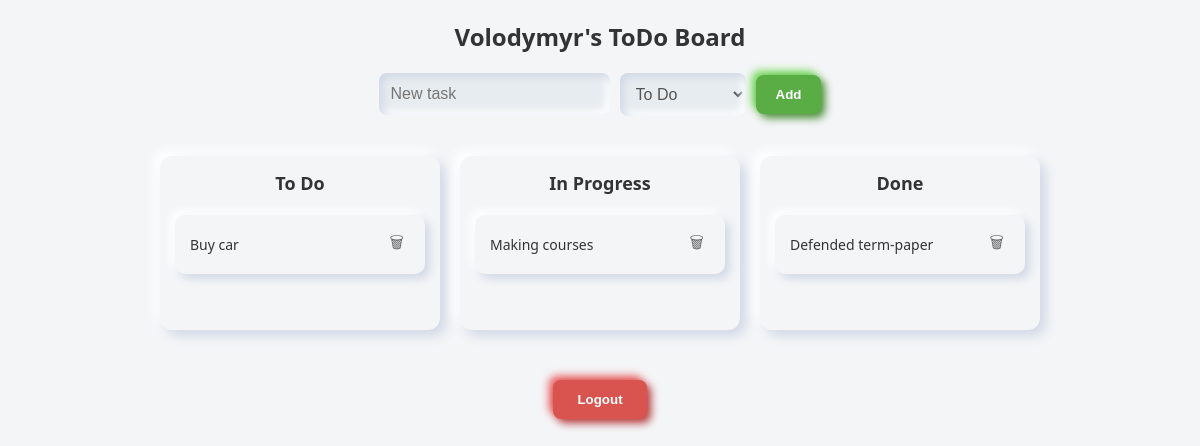
Before: /todo (signed in) with the older database file.
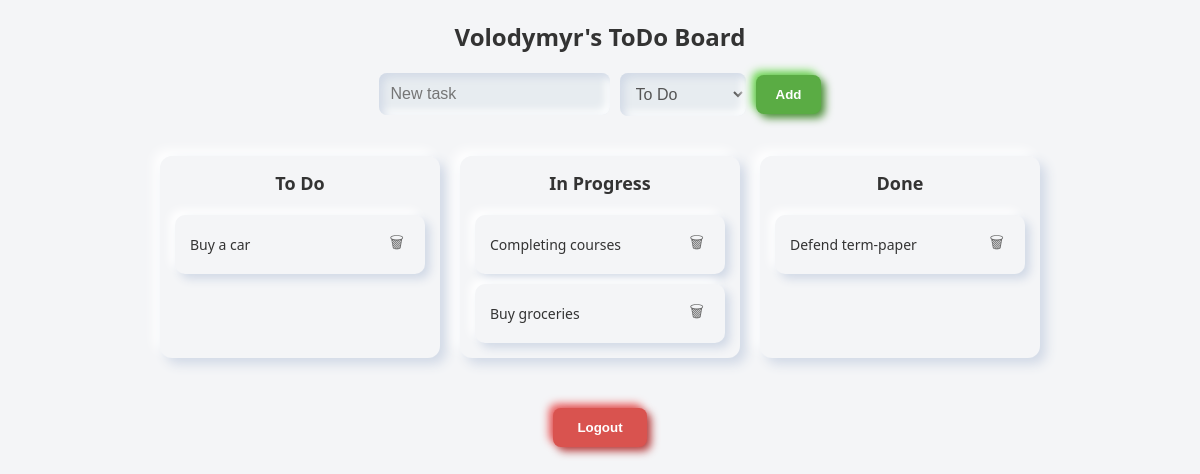
After: the same page with the newer database file.
### tables this page shows
CREATE TABLE tasks (
                    id INTEGER PRIMARY KEY AUTOINCREMENT,
                    description TEXT NOT NULL,
                    completed BOOLEAN NOT NULL DEFAULT 0,
                    status TEXT NOT NULL DEFAULT 'To Do',
                    user_id INTEGER NOT NULL,
                    FOREIGN KEY(user_id) REFERENCES users(id)
                );

### app.py (the view)
        @app.route('/todo')
        def todo():
            if 'user_id' not in session:
                return redirect('/')
            with sqlite3.connect("todo.db") as con:
                cur = con.cursor()
                cur.execute("SELECT id, description, completed, status FROM tasks WHERE user_id=?", (session['user_id'],))
                tasks = cur.fetchall()
            columns = {"To Do": [], "In Progress": [], "Done": []}
            for task in tasks:
                columns[task[3]].append(task)
            return render_template('todo.html', columns=columns, username=session['username'])

### templates/todo.html (shortened to what this page needs)
<!DOCTYPE html>
<html lang="en">
<head>
    <link rel="stylesheet" href="{{ url_for('static', filename='style.css') }}">
</head>
<body>
    <h2>{{ username }}'s ToDo Board</h2>
    <form id="addColumnForm" method="POST" action="/add_task">
        <input type="text" name="task" placeholder="New task" required>
        <select name="status">
            <option value="To Do">To Do</option>
        </select>
        <button type="submit">Add</button>
    </form>
    <div class="board">
        {% for status, tasks in columns.items() %}
        <div class="column">
            <div class="column-header">{{ status }}</div>
            <div class="card-list {% if not tasks %}empty{% endif %}" data-status="{{ status }}" ondragover="event.preventDefault()" ondrop="handleDrop(event, '{{ status }}')">
                {% for task in tasks %}
                <div class="card" data-task-id="{{ task[0] }}" draggable="true" ondragstart="handleDragStart(event)">
                    <span class="{% if task[2] %}completed{% endif %}">{{ task[1] }}</span>
                    <form method="POST" action="/delete_task/{{ task[0] }}">
                        <button title="Delete">🗑</button>
                    </form>
                </div>
                {% endfor %}
            </div>
        </div>
        {% endfor %}
    </div>
    <form method="GET" action="/logout">
        <button class="logout-btn">Logout</button>
    </form>
</body>
</html>

### static/style.css (style rules this page uses)
body { font-family: 'Segoe UI', sans-serif; background: #f4f5f7; margin: 0; padding: 0; }
h2 { text-align: center; margin-bottom: 20px; color: #333; }
.logout-btn { display: block; margin: 30px auto 0; padding: 12px 24px; border: none; border-radius: 8px; background: #d9534f; color: #fff; font-weight: bold; cursor: pointer; box-shadow: 4px 4px 8px #b43c3c, -4px -4px 8px #eb5c5c; }
#addColumnForm { display: flex; justify-content: center; align-items: center; gap: 10px; margin: 20px auto; flex-wrap: wrap; max-width: 700px; }
#addColumnForm input[type="text"], #addColumnForm select { padding: 12px; border-radius: 8px; border: none; background: #e7ecf0; box-shadow: inset 4px 4px 8px #d1d9e6, inset -4px -4px 8px #ffffff; font-size: 16px; color: #555; }
#addColumnForm button { padding: 12px 20px; border: none; border-radius: 8px; background: #5aac44; color: white; font-weight: bold; cursor: pointer; box-shadow: 4px 4px 8px #4a8d36, -4px -4px 8px #6fd955; }
.board { display: flex; gap: 20px; overflow-x: auto; padding: 20px; justify-content: center; }
.column { background: #f4f5f7; padding: 15px; border-radius: 12px; box-shadow: 6px 6px 12px #d1d9e6, -6px -6px 12px #ffffff; width: 250px; flex-shrink: 0; display: flex; flex-direction: column; gap: 10px; }
.column-header { font-weight: bold; font-size: 18px; text-align: center; margin-bottom: 10px; color: #333; }
.card-list { display: flex; flex-direction: column; gap: 10px; }
.card { background: #f4f5f7; padding: 15px; border-radius: 10px; box-shadow: 5px 5px 10px #d1d9e6, -5px -5px 10px #ffffff; display: flex; align-items: center; gap: 10px; justify-content: space-between; flex-wrap: wrap; }
.card span { flex-grow: 1; font-size: 14px; color: #333; }
.card form { display: inline; }
.card button { background: none; border: none; cursor: pointer; font-size: 16px; color: #666; transition: transform 0.1s ease; }
.logout-btn { display: block; margin: 30px auto; padding: 12px 24px; border: none; border-radius: 8px; background: #d9534f; color: white; font-weight: bold; cursor: pointer; box-shadow: 4px 4px 8px #b43c3c, -4px -4px 8px #eb5c5c; }
.card-list { flex-grow: 1; min-height: 100px; }

Changed rows visible on the page:
removed tasks: description "Buy car", shown under "To Do"
removed tasks: description "Making courses", shown under "In Progress"
removed tasks: description "Defended term-paper", shown under "Done"
added tasks: description "Buy a car", shown under "To Do"
added tasks: description "Completing courses", shown under "In Progress"
added tasks: description "Buy groceries", shown under "In Progress"
added tasks: description "Defend term-paper", shown under "Done"
